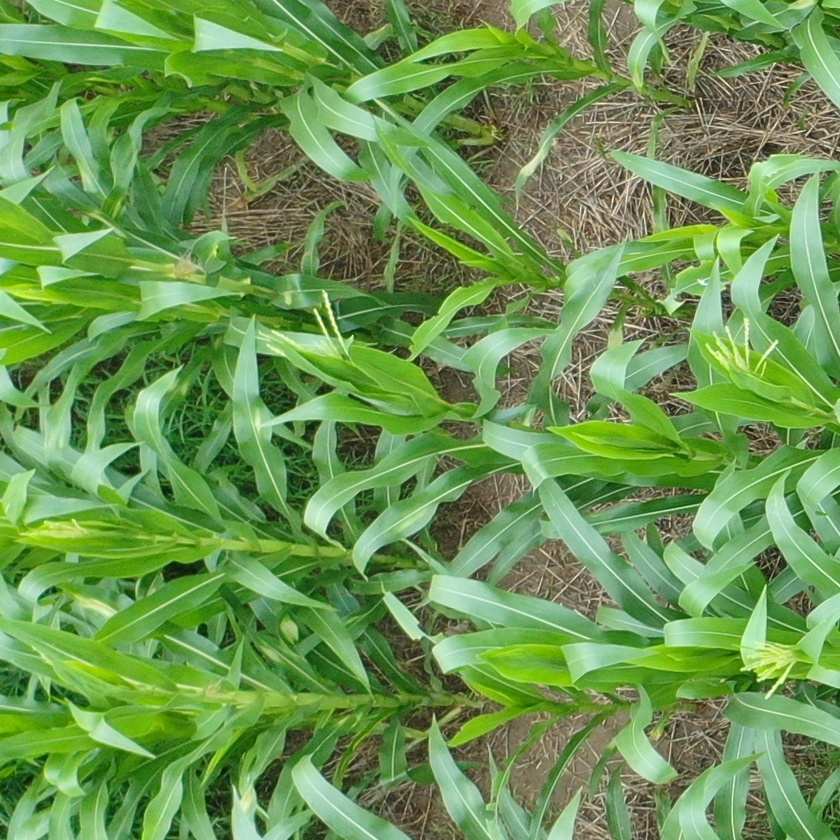
#> input picture data_cut/source_data/20220813DJI_0495_7.JPG, 840 x 840 px, shrunk from 1024 x 1024 before the run; its folder holds only this picture in this run
$ python cut.py
#> lines starting #> are read from the running program, lines starting #| are printed output that depends on the picture
import os
from PIL import Image

# ====================== 配置参数 ======================
SOURCE_DIR = "source_data"  # 源图片文件夹
OUTPUT_DIR = "out"  # 输出文件夹
SUPPORTED_FORMATS = ('.jpg', '.jpeg', '.png', '.JPG', '.JPEG', '.PNG')  # 支持的图片格式

# ====================== 创建输出文件夹 ======================
os.makedirs(OUTPUT_DIR, exist_ok=True)
print(f"✓ 输出文件夹已创建：{OUTPUT_DIR}")

# ====================== 遍历并处理图片 ======================
image_count = 0
success_count = 0

for filename in os.listdir(SOURCE_DIR):
    if not filename.lower().endswith(SUPPORTED_FORMATS):
        continue

    image_count += 1
    input_path = os.path.join(SOURCE_DIR, filename)

    try:
        # 打开图片
        img = Image.open(input_path)
#> img is the input picture: PIL image 840x840 RGB; mean R, G, B 106.8, 149, 80.8
        width, height = img.size
#> width = 840; height = 840

        # 计算中心点
        center_x, center_y = width // 2, height // 2
#> center_x = 420; center_y = 420

        # 计算四个部分的尺寸
        quarter_w = width // 2
#> quarter_w = 420
        quarter_h = height // 2
#> quarter_h = 420

        # 定义四个裁切区域的坐标 (left, top, right, bottom)
        # 左上
        crop1 = (0, 0, center_x, center_y)
#> crop1 = (0, 0, 420, 420)
        # 右上
        crop2 = (center_x, 0, width, center_y)
#> crop2 = (420, 0, 840, 420)
        # 左下
        crop3 = (0, center_y, center_x, height)
#> crop3 = (0, 420, 420, 840)
        # 右下
        crop4 = (center_x, center_y, width, height)

        # 生成输出文件名（去除扩展名）
        name_without_ext = os.path.splitext(filename)[0]
        ext = os.path.splitext(filename)[1]

        # 裁切并保存四个部分
        crops = [
            (crop1, f"{name_without_ext}_part1{ext}"),
            (crop2, f"{name_without_ext}_part2{ext}"),
            (crop3, f"{name_without_ext}_part3{ext}"),
            (crop4, f"{name_without_ext}_part4{ext}")
        ]

        for crop_coords, out_filename in crops:
            cropped_img = img.crop(crop_coords)
            output_path = os.path.join(OUTPUT_DIR, out_filename)
            cropped_img.save(output_path)
#> this loop made 4 passes
#> pass 1, `cropped_img = img.crop(crop_coords)`:
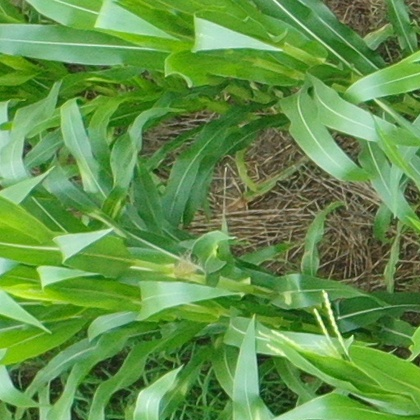
#> cropped_img: PIL image 420x420 RGB; mean R, G, B 97.9, 145.2, 71.5
#> pass 2, `cropped_img = img.crop(crop_coords)`:
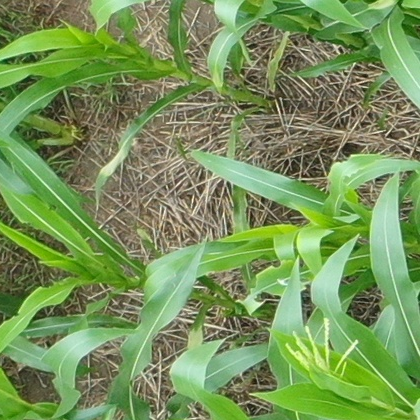
#> cropped_img: PIL image 420x420 RGB; mean R, G, B 118.6, 147.4, 88.9
#> pass 3, `cropped_img = img.crop(crop_coords)`:
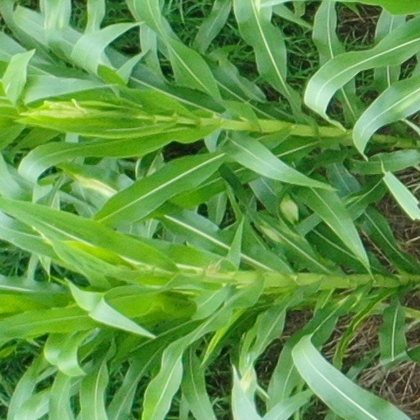
#> cropped_img: PIL image 420x420 RGB; mean R, G, B 97, 149.8, 71.5
#> after the loop:
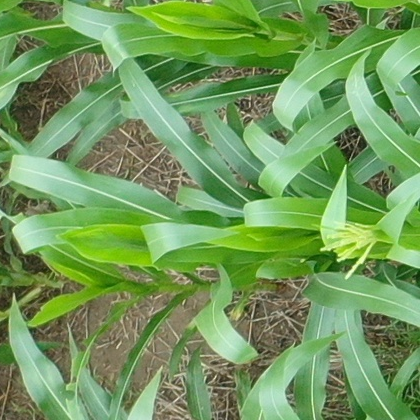
#> cropped_img: PIL image 420x420 RGB; mean R, G, B 113.7, 153.7, 91.3

        success_count += 1
        print(f"✓ 已处理：{filename} → 4部分")

    except Exception as e:
        print(f"✗ 处理失败：{filename} - {str(e)}")

# ====================== 输出统计结果 ======================
print(f"\n===== 处理完成 =====")
print(f"找到图片：{image_count} 张")
print(f"成功处理：{success_count} 张")
print(f"裁切后总数：{success_count * 4} 张")
print(f"输出路径：{os.path.abspath(OUTPUT_DIR)}")
#| 输出路径：data_cut/out
